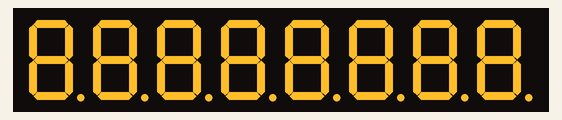
Simulated run of this sketch. Board: Arduino Uno, built with avr-gcc and run on an emulated ATmega328P. On the bench: 8-digit seven-segment display.

Above: at 0.6 s.
At 14.6 s:
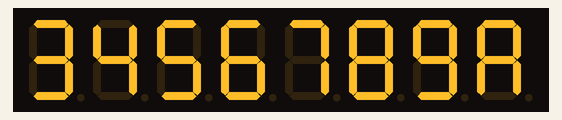
At 17.6 s:
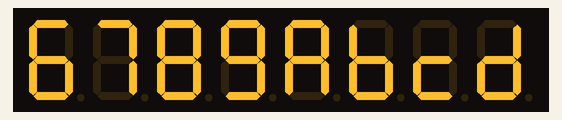
At 20.6 s:
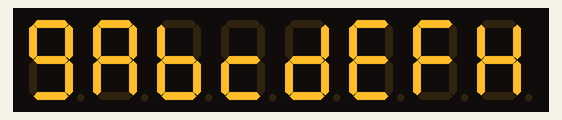
At 23.6 s:
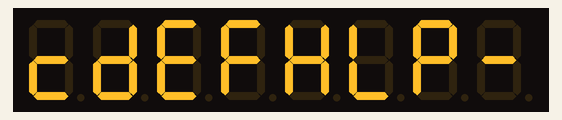
At 26.6 s:
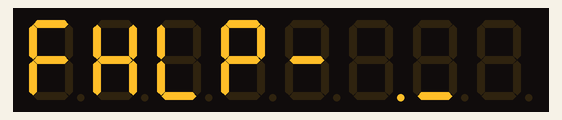

The sketch:

Max_7219_8_digits_Test_1.ino
```cpp
/*Designed by Stoica Tudor, Apr 2021. Rew. May 2021.
This is a test program for an 8-digit 7-segment LED display with MAX7219, based on the LedControl.h library. */

#include <LedControl.h>

LedControl lc=LedControl(5,3,4,1);//We define the object:Din, Clk, Load, 1XMAX7219
# define del 500

char CHR[]= "0123456789ABCDEFHLP-._ ";//We define a character array that contains all
                                     //the ASCII characters defined in the LedControl.h library.
byte j=0;

void setup() {
lc.setIntensity(0,15);// Set the brightness to maximum value
}

void loop() {

lc.shutdown(0,true);

  //We turn on all the LEDs on the display
  //It is only a soft setting, no LED will light up on the
  // display because it has previously been switched to shutdown.

  for(byte i=0 ;i<8 ; i++){
  lc.setChar(0,i,CHR[8],true);}

 //shut down/wakeup test

for(byte i=0 ;i<2 ; i++){

  lc.shutdown(0,true);
   delay(del);
  lc.shutdown(0,false);//Now we turn on all the LEDs on the display.
  delay(del);
}//When leave this segment of the program, the display will be in a wakeup state.

//Intesity test
for(byte i=0 ;i<16 ; i++){
lc.setIntensity(0,i);
delay(del/2);
}

lc.clearDisplay(0);//blanking display
delay(del);

//Decimal Points Test
//We will turn successively, from right to left Decmal Points.

for(byte i=0 ;i<8 ; i++){
   lc.setChar(0,i,CHR[22],true);
   delay(del);
}
delay(del);

lc.clearDisplay(0);//blanking display
delay(del);

// LEDs segments test.
//We will light successively, from left to right,
//the first 8 characters defined in the CHR matrix.
//Then we will scroll until all the characters
//in the CHR array are displayed.

while(j<16){
  for(int i=7; i>-1; i--){
     lc.setChar(0,i,CHR[j],false);
     j=j+1;
    // delay(del);
    }
    j=j-7;
     delay(2*del);
   }
   j=0;
   delay(del);

   lc.clearDisplay(0);//blanking display

  for(byte i=0 ;i<8 ; i++){ //We will display --------- (8 times the character -)
                            //which shows the end of the test.
  lc.setChar(0,i,CHR[19],false);}
delay(2*del);
}
```

Measured:
- what the display in image 0 shows lasts 0.5 s, from 0.5 s to 1.0 s
- what the display in image 1 shows lasts 1.0 s, from 14.5 s to 15.5 s
- what the display in image 5 shows lasts 1.5 s, from 26.6 s to 28.1 s
